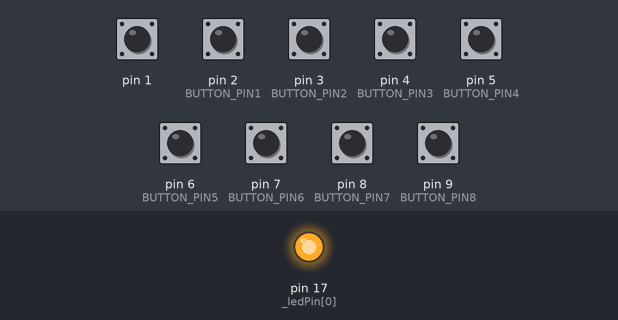
The sketch below on a simulated SparkFun Pro Micro, built with avr-gcc and run on an emulated ATmega32U4. On the bench: output pins drawn as LEDs (lit = HIGH). Inputs (shaded band) come from the test bench; at power-on: pin 1, pin 2 (BUTTON_PIN1), pin 3 (BUTTON_PIN2), pin 4 (BUTTON_PIN3), pin 5 (BUTTON_PIN4), pin 6 (BUTTON_PIN5), pin 7 (BUTTON_PIN6), pin 8 (BUTTON_PIN7), pin 9 (BUTTON_PIN8) HIGH. USB keyboard and mouse output is not drawn.

Above: at 1.2 s.
1.3 s: pin 2 (BUTTON_PIN1) pulled LOW for 0.15 s
At 1.37 s:
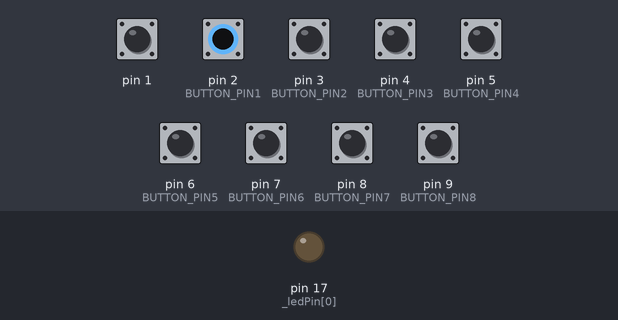
Timing chart, 0 to 4.3 s (numbered marks = the images above; inputs shaded):
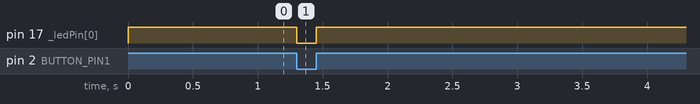

Measured:
- after the input at 1.3 s, pin 17 (_ledPin[0]): HIGH → LOW at once, → HIGH 0.15 s later

The sketch:

DIYStreamDeck.ino
```cpp
// (licence header left out)
/*----------------------------libraries-------------------------*/
#include "Keyboard.h"

/*----------------------------system----------------------------*/
const String _progName = "DIYStreamDeck";
const String _progVers = "0.1";               // Init
bool DEBUG_GEN = false;                       // general
bool DEBUG_USERINPUT = false;                 // user input
bool DEBUG_BUTTON = false;                    // button input
bool DEBUG_TOUCH = false;                     // touch input
bool DEBUG_DISPLAY = false;                   // display output

/*----------------------------pins------------------------------*/
// Pin definitions
#define BUTTON_PIN1 2                         // board pin output numbers
#define BUTTON_PIN2 3
#define BUTTON_PIN3 4
#define BUTTON_PIN4 5
#define BUTTON_PIN5 6
#define BUTTON_PIN6 7
#define BUTTON_PIN7 8
#define BUTTON_PIN8 9

/*----------------------------buttons---------------------------*/
// Key definitions
#define BUTTON_KEY1 KEY_F13
#define BUTTON_KEY2 KEY_F14
#define BUTTON_KEY3 KEY_F15
#define BUTTON_KEY4 KEY_F16
#define BUTTON_KEY5 KEY_F17
#define BUTTON_KEY6 KEY_F18
#define BUTTON_KEY7 KEY_F19
#define BUTTON_KEY8 KEY_F20

/*
 * Button helper class for handling press/release and debouncing.
 */
class button {
  public:
  const char key;
  const uint8_t pin;
  boolean pressed = 0;
  boolean hasChanged = 0;

  button(uint8_t k, uint8_t p) : key(k), pin(p){}

  void press(boolean state){
    if(state == pressed || (millis() - lastPressed  <= debounceTime)){
      hasChanged = 0;
      return; // Nothing to see here, folks
    }

    lastPressed = millis();
    hasChanged = 1;

    state ? Keyboard.press(key) : Keyboard.release(key);
    pressed = state;
  }

  void update(){
    press(!digitalRead(pin));
  }

  private:
  const unsigned long debounceTime = 30;
  unsigned long lastPressed = 0;
  //boolean pressed = 0;
} ;

/*
 *  Button objects, organized in array.
 */
button _buttons[] = {
  {BUTTON_KEY1, BUTTON_PIN1},
  {BUTTON_KEY2, BUTTON_PIN2},
  {BUTTON_KEY3, BUTTON_PIN3},
  {BUTTON_KEY4, BUTTON_PIN4},
  {BUTTON_KEY5, BUTTON_PIN5},
  {BUTTON_KEY6, BUTTON_PIN6},
  {BUTTON_KEY7, BUTTON_PIN7},
  {BUTTON_KEY8, BUTTON_PIN8},
};
const uint8_t _buttonNum = sizeof(_buttons) / sizeof(button);

/*----------------------------touch sensors---------------------*/

/*----------------------------display---------------------------*/
//const uint8_t _ledPin = 17;                    // LED 0
//#define LED_NUM 2;                          // number of LED's
const uint8_t LED_NUM = 17;
const uint8_t _ledPin[LED_NUM] = {
    17, // RX pin used as LED output
    17  // ..just here to get the array started, not currently in use.
  };
uint8_t _loopLedNum = LED_NUM;                // The number of LED's to cycle through during a main loop.


/*----------------------------main------------------------------*/
void setup() {
  safetyCheck();
  setupUserInput();
  setupDisplay();
}

void loop() {
  loopUserInput();
  loopDisplay();
}
```

display.ino
```cpp
/*----------------------------display----------------------------*/
/*
 * Setup all the LED's, also used to reset all the LED's.
 */
void setupLED() {
  //for(int i = 0; i < LED_NUM; i++) {
  for(int i = 0; i < 1; i++) {     // TEMP until more than 1 LED and array gets more entries.
    pinMode(_ledPin[i], OUTPUT);              // Set LEDs Off. Active low.
    digitalWrite(_ledPin[i], HIGH);
  }

  //TXLED0; // Prebuilt command to turn Off inbuilt LED 0 (TXLED1 to turn On).
  //RXLED0; // Prebuilt command to turn Off inbuilt LED 1 (RXLED1 to turn On).
}

void setupDisplay() {
  setupLED();
  if (_loopLedNum > _buttonNum) { _loopLedNum = _buttonNum; } // Catch out-of-bounds - LED number for main loop.
}


void loopDisplay() {
  //for(int i = 0; i < _loopLedNum; i++){
  for(int i = 0; i < 1; i++) {     // TEMP until more than 1 LED and array gets more entries.
    if (_buttons[i].hasChanged == 1) {
      if (_buttons[i].pressed == 1) {
        digitalWrite(_ledPin[i], LOW);        // turn On
      } else {
        digitalWrite(_ledPin[i], HIGH);       // turn Off
      }
    }
  }
}

/*---------------------------------------------------------------*/
//
```

userInput.ino
```cpp
/*----------------------------user input----------------------------*/
void setupUserInput() {
  for(int i = 0; i < _buttonNum; i++){
    pinMode(_buttons[i].pin, INPUT_PULLUP);
  }
  Keyboard.begin();                           // Initialize control over the keyboard - is this just setup or does it actually take over the keyboard???
}

/*
 * e.g. In OBS map the keys within ' Settings / Hotkeys '
 * In OBS set the following ' Settings / Advanced / Hotkeys / Hotkey Focus Behaviour - Never disable hotkeys '
 *
 * Keyboard.write(KEY_RETURN); // This is for the Enter/Return key if ever needed. 'Write' emulates pressing and releasing a key.
 *
 * Keyboard.press(F20);
 * Keyboard.press(KEY_LEFT_SHIFT);
 *
 * ------e.g. Ctrl-Alt-Delete------
 * Keyboard.press(KEY_LEFT_CTRL);
 * Keyboard.press(KEY_LEFT_ALT);
 * Keyboard.press(KEY_DELETE);
 * delay(1000);
 * Keyboard.releaseAll();
 *
 * delay(2000);
 * Keyboard.press(KEY_LEFT_ALT);
 * Keyboard.press('l');
 * Keyboard.releaseAll();
 *
 */

void loopUserInput() {
  for(int i = 0; i < _buttonNum; i++){
    _buttons[i].update();
  }
}
```

utils.ino
```cpp
/*----------------------------utils-----------------------------*/
/*
 * Check grounding via pin at startup to identiy if anything electrical has gone wrong.
 * Ground pin #1 (RX) to cancel keyboard inputs.
 */
void safetyCheck() {
  pinMode(1, INPUT_PULLUP);
  if(!digitalRead(1)){
    failsafe();
  }
}
/*
 * Failsafe infinite loop function, for use in case of hardware error.
 */
void failsafe() {
  panic();
  for(;;){}                                   // "Just going to hang out here for awhile :D"
}
/*
 * Stay calm and reset everything.
 */
 void panic() {
  Keyboard.releaseAll();
  setupLED();                                 // reset all LED's
 }
```
